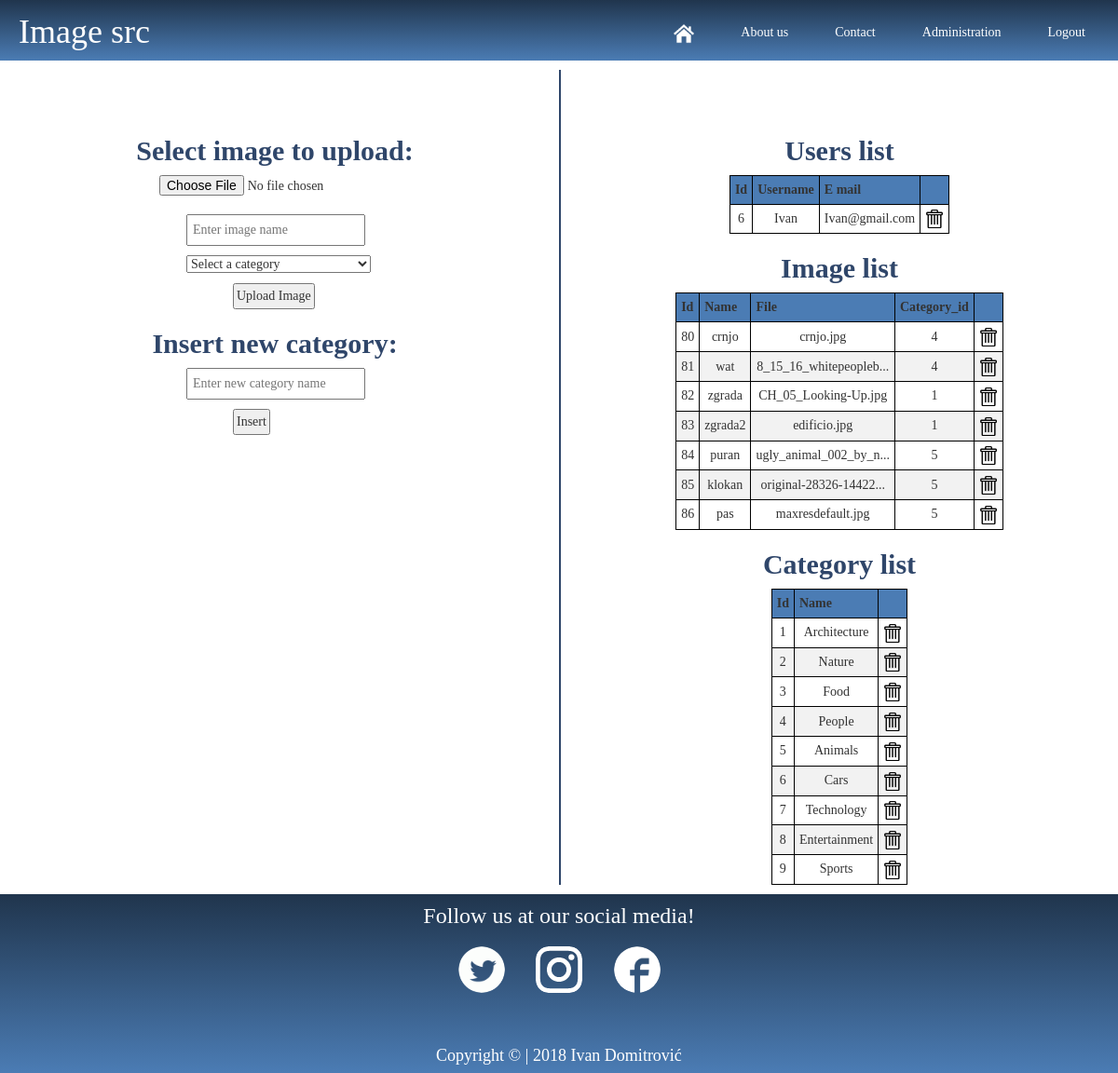
/index.php?menu=100 (signed in), run on the app's committed database.
### tables this page shows
CREATE TABLE `users` (
  `id` int(11) NOT NULL,
  `username` varchar(255) NOT NULL,
  `email` varchar(255) NOT NULL,
  `pass` varchar(255) NOT NULL,
  `date_created` timestamp NOT NULL DEFAULT CURRENT_TIMESTAMP ON UPDATE CURRENT_TIMESTAMP,
  `user_archive` enum('Y','N') NOT NULL
);

CREATE TABLE `images` (
  `id` int(11) NOT NULL,
  `name` varchar(255) NOT NULL,
  `file` varchar(255) NOT NULL,
  `category_id` int(11) NOT NULL
);

CREATE TABLE `categories` (
  `id` int(11) NOT NULL,
  `name` varchar(255) NOT NULL
);

### upload.php (the view, shortened to what this page needs)
<div class="content4">
    <div class="adminpage">
        <div class="uploadform">
            <div class="prvired" id="uploadformwrapper">
               	<h2>Select image to upload:</h2>
				<form action="trigger.php" method="POST" enctype="multipart/form-data">
					<input type="file" name="upimage" id="upimage" required><br>
					<input type="text" name="imagename" id="imagename" placeholder="Enter image name"><br>
					<select name="categories" id="categories" required>
                            <option value="">Select a category</option>;
                    </select>
                    <br>
					<input type="submit" id="submit6" value="Upload Image" name="submit6">
				</form>
				<h2>Insert new category:</h2>
				<form action="trigger.php" method="POST" enctype="multipart/form-data">
					<input type="text" name="categoryname" id="categoryname" placeholder="Enter new category name" required><br>
					<input type="submit" id="submit7" value="Insert" name="submit7">
				</form>
            </div>
        </div>
    </div>
    <div class="adminedit">
        <div class="adminedit2">
            <?php
				print '<h2>Users list</h2>
						<table>
							<thead>
								<tr>
									<th>Id</th>
									<th>Username</th>
									<th>E mail</th>
									<th width="16"></th>
								</tr>
							</thead>
							<tbody>';
			$query = "SELECT * FROM users";
			$result = @mysqli_query($MySQL, $query);
			while ($row = @mysqli_fetch_array($result)){
				print '<tr>
						<td>' . $row['id'] . '</td>' .
						'<td>' . $row['username'] . '</td>' .
						'<td>' . $row['email'] . '</td>
						<td><a href="index.php?menu=103&amp;delete=' .$row['id']. '"><img width=20px; height=20px; src="slike/delete.png" alt="obriši"></a></td>';
			}
					print '</tbody>
					</table>';
					print '<h2>Image list</h2>
						<table>
							<thead>
								<tr>
									<th>Id</th>
									<th>Name</th>
									<th>File</th>
									<th>Category_id</th>
									<th width="16"></th>
								</tr>
							</thead>
							<tbody>';
			$query = "SELECT * FROM images";
			$result = @mysqli_query($MySQL, $query);
			while ($row = @mysqli_fetch_array($result)){
				print '<tr>
						<td>' . $row['id'] . '</td>' .
						'<td>' . $row['name'] . '</td>';
						if (strlen($row['file']) <=20) {
							  echo '<td>' . $row['file'] . '</td>';
							} else {
							  echo '<td>' . substr($row['file'], 0, 20) . '...' . '</td>';
							}
						print '<td>' . $row['category_id'] . '</td>
						<td><a href="index.php?menu=104&amp;delete=' .$row['id']. '"><img width=20px; height=20px; src="slike/delete.png" alt="obriši"></a></td>';
			}
					print '</tbody>
					</table>';
				print '<h2>Category list</h2>
						<table>
							<thead>
								<tr>
									<th>Id</th>
									<th>Name</th>
									<th width="16"></th>
								</tr>
							</thead>
							<tbody>';
			$query = "SELECT * FROM categories";
			$result = @mysqli_query($MySQL, $query);
			while ($row = @mysqli_fetch_array($result)){
				print '<tr>
						<td>' . $row['id'] . '</td>' .
						'<td>' . $row['name'] . '</td>' .
						'<td><a href="index.php?menu=105&amp;delete=' .$row['id']. '"><img width=20px; height=20px; src="slike/delete.png" alt="obriši"></a></td>';
			}
					print '</tbody>
					</table>';
			?>
        </div>
    </div>
</div>

### style.css (style rules this page uses)
body { margin: 0; padding: 0; font-family: 'Georgia'; }
* { margin: 0; padding: 0; }
.content4 { width: 100%; height: 300px; }
.adminedit { width: 50%; min-height: 500px; float: left; margin:10px 0px; border-left: 2px solid #2f466a; }
.contactform2, .adminedit2 { width: 100%; margin-top: 50px; text-align: center; overflow: hidden; }
.contactform2 h2, .adminedit2 h2 { font-weight: bold; color: #2f466a; }
.adminpage { width: 50%; min-height: 300px; float: left; margin:10px 0px;0 }
.uploadform { width: 80%; margin-top: 50px; margin-left: 50px; overflow: hidden; }
.contactccc h2, .uploadform h2 { margin-left: 10px; font-weight: bold; color: #2f466a; }
.prvired { width: 100% height:500px; }
table, th, td { border: 1px solid black; padding: 5px; }
table { margin:0 auto; }
tr:nth-child(even) { background-color: #f2f2f2 }
th { background-color: #4b7cb4; }
#upimage { margin:0 auto; }
.prvired h2 { text-align: center; }
#imagename , #categoryname { margin:0 auto; margin-left: 150px; padding: 5px; }
#categories { margin:0 auto; margin-left: 150px; margin-top: 10px; width: 198px; }
#submit6, #submit7 { margin-left: 200px; margin-top: 10px; padding: 2px; }

### data on the page
users: id "6", username "Ivan", email "Ivan@gmail.com"
images: id "80", name "crnjo", file "crnjo.jpg", category "4"
images: id "81", name "wat", file "8_15_16_whitepeopleb", category "4"
images: id "82", name "zgrada", file "CH_05_Looking-Up.jpg", category "1"
images: id "83", name "zgrada2", file "edificio.jpg", category "1"
images: id "84", name "puran", file "ugly_animal_002_by_n", category "5"
images: id "85", name "klokan", file "original-28326-14422", category "5"
images: id "86", name "pas", file "maxresdefault.jpg", category "5"
categories: id "1", name "Architecture"
categories: id "2", name "Nature"
categories: id "3", name "Food"
categories: id "4", name "People"
categories: id "5", name "Animals"
categories: id "6", name "Cars"
categories: id "7", name "Technology"
categories: id "8", name "Entertainment"
categories: id "9", name "Sports"
